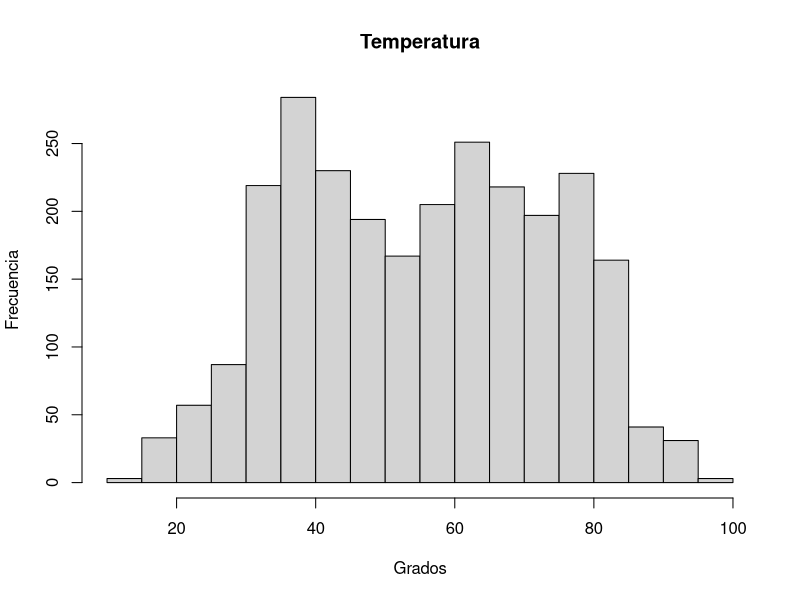
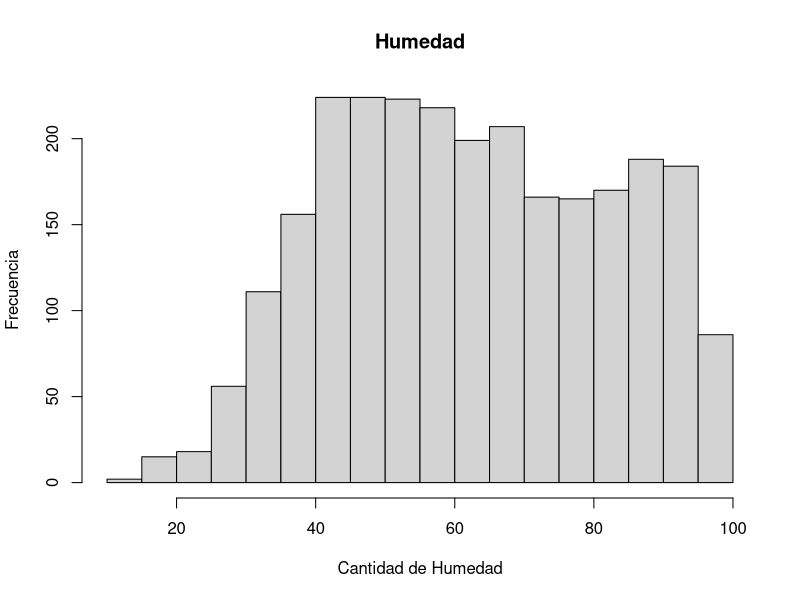
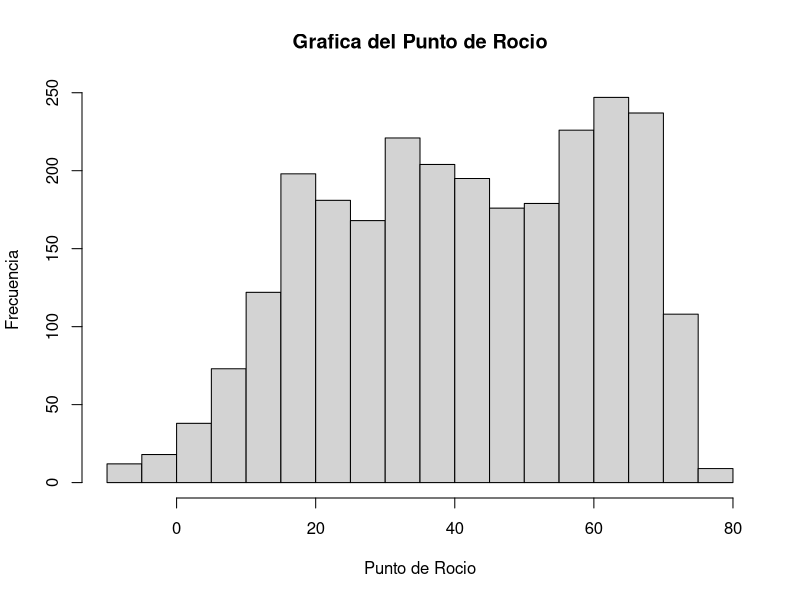
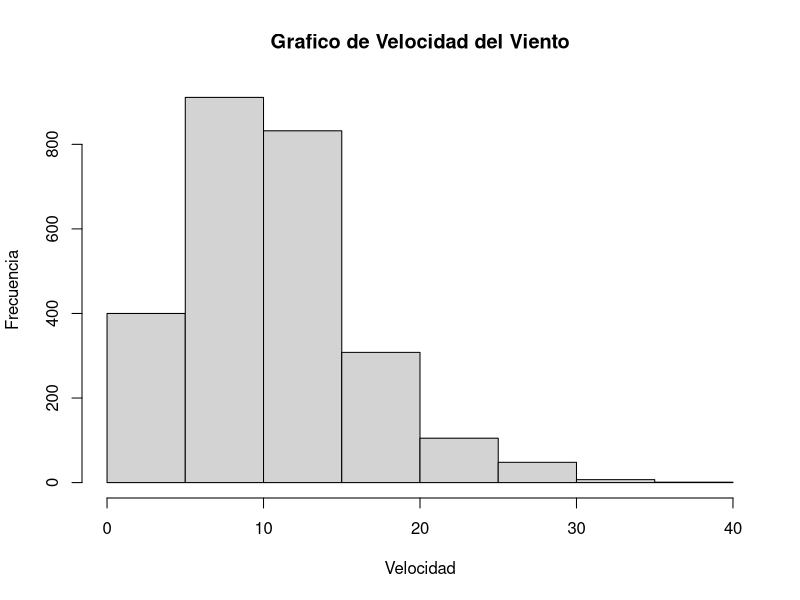

Write R code to recreate these figures, in order.
# nombre del archivo a mandar por correo:
# nombre_apellido_inferencia_profesor.R
# ejemplo:
# juan_perez_estadistica_mayer.R

# No olvide ejecutar las líneas 6 y 11 antes de empezar el resto del trabajo
library(readxl)


# 1. Use la función read_excel para cargar los datos que se encuentran en el archivo excel datos_ie.xlsx
misdatos <- read_excel("datos_ie.xlsx")





# 2. Para la variable "velocidad_viento", que es una de las columnas de los datos 
# que acaba de cargar, encuentre lo siguiente usando la función quantile:
# 2.1 el cuantil 0.025 (2 pto)
quantile(misdatos$velocidad_viento, 0.025)
# 2.2 la mediana (2 pto)
quantile(misdatos$velocidad_viento, 0.5)
# 2.3 el cuantil 0.975 (2 pto)
quantile(misdatos$velocidad_viento, 0.975)
# Nota la función quantile es la que calcula cuantiles de un vector. Por ejemplo si el vector se llama x y
# queremos calcular el cuantil 37 escribiremos en R quantile(x, 0.37)





# 3. Para la variable "temperatura" compute lo siguiente
# 3.1 la media (2 pto)
mean(misdatos$temperatura)
# 3.2 la desviación estandar    (2 pto)
sd(misdatos$temperatura)
# 3.3 la cantidad de observaciones (n)   (2 pto)
length(misdatos$temperatura)
# 3.4 la desviación estandar, dividida por la raíz de n  (2 pto)
sd(misdatos$temperatura)/sqrt(length(misdatos$temperatura))





# 4. Grafique los histogramas de estas cuatro variables: temperatura, humedad,
# punto_rocio y velocidad_viento. Puede usar cualquier función y paquete de R (4 pts)
hist(misdatos$temperatura, main = "Temperatura", xlab = "Grados", ylab = "Frecuencia")
hist(misdatos$humedad, main = "Humedad", xlab = "Cantidad de Humedad", ylab = "Frecuencia")
hist(misdatos$ punto_rocio, main = "Grafica del Punto de Rocio", xlab = "Punto de Rocio", ylab = "Frecuencia")
hist(misdatos$velocidad_viento, main = "Grafico de Velocidad del Viento", xlab = "Velocidad", ylab = "Frecuencia")

# 5. Use el comando pnorm, para encontrar la probabilidad de que una variable aleatoria normal
# estándard esté entre -1 y 1.2, es decir, encontrar P(-1 <= z <= 1.2)
# Nota, el comando pnorm asume por defecto que nuestra normal es estándar. (2 pto)

pnorm(1.2, mean = 0, sd = 1) - pnorm(-1, mean = 0, sd = 1)
